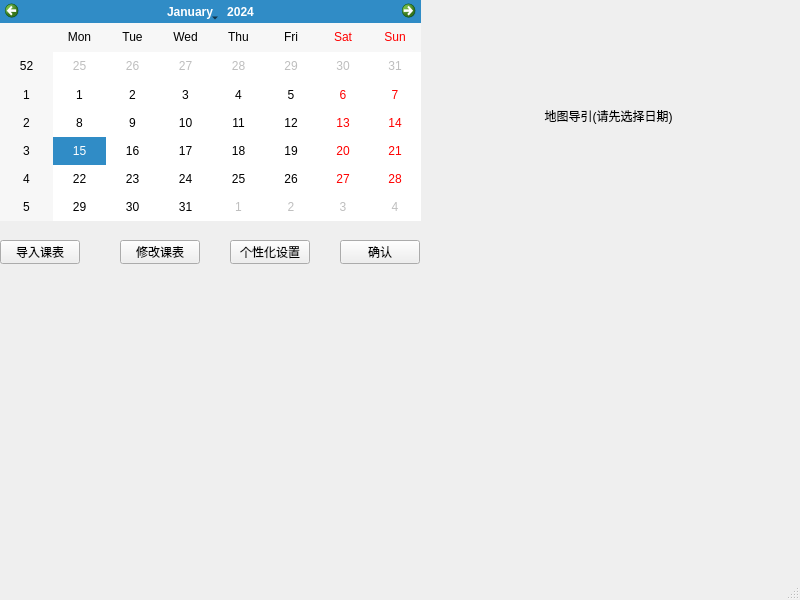
<?xml version="1.0" encoding="UTF-8"?>
<ui version="4.0">
 <class>MainWindow</class>
 <widget class="QMainWindow" name="MainWindow">
  <property name="geometry">
   <rect>
    <x>0</x>
    <y>0</y>
    <width>800</width>
    <height>600</height>
   </rect>
  </property>
  <property name="minimumSize">
   <size>
    <width>800</width>
    <height>0</height>
   </size>
  </property>
  <property name="maximumSize">
   <size>
    <width>800</width>
    <height>16777215</height>
   </size>
  </property>
  <property name="windowTitle">
   <string>主界面:内卷模式</string>
  </property>
  <widget class="QWidget" name="centralwidget">
   <widget class="QCalendarWidget" name="_calendar">
    <property name="geometry">
     <rect>
      <x>0</x>
      <y>0</y>
      <width>421</width>
      <height>221</height>
     </rect>
    </property>
    <property name="gridVisible">
     <bool>false</bool>
    </property>
    <property name="selectionMode">
     <enum>QCalendarWidget::SingleSelection</enum>
    </property>
   </widget>
   <widget class="QPushButton" name="_buttonConfirm">
    <property name="geometry">
     <rect>
      <x>340</x>
      <y>240</y>
      <width>80</width>
      <height>24</height>
     </rect>
    </property>
    <property name="text">
     <string>确认</string>
    </property>
   </widget>
   <widget class="QPushButton" name="_buttonInport">
    <property name="geometry">
     <rect>
      <x>0</x>
      <y>240</y>
      <width>80</width>
      <height>24</height>
     </rect>
    </property>
    <property name="text">
     <string>导入课表</string>
    </property>
   </widget>
   <widget class="QLabel" name="_picture">
    <property name="geometry">
     <rect>
      <x>423</x>
      <y>5</y>
      <width>371</width>
      <height>221</height>
     </rect>
    </property>
    <property name="text">
     <string>地图导引(请先选择日期)</string>
    </property>
    <property name="textFormat">
     <enum>Qt::AutoText</enum>
    </property>
    <property name="alignment">
     <set>Qt::AlignCenter</set>
    </property>
   </widget>
   <widget class="QPushButton" name="_buttonModify">
    <property name="geometry">
     <rect>
      <x>120</x>
      <y>240</y>
      <width>80</width>
      <height>24</height>
     </rect>
    </property>
    <property name="text">
     <string>修改课表</string>
    </property>
   </widget>
   <widget class="QPushButton" name="_buttonPersonalize">
    <property name="geometry">
     <rect>
      <x>230</x>
      <y>240</y>
      <width>80</width>
      <height>24</height>
     </rect>
    </property>
    <property name="text">
     <string>个性化设置</string>
    </property>
   </widget>
  </widget>
  <widget class="QMenuBar" name="menubar">
   <property name="geometry">
    <rect>
     <x>0</x>
     <y>0</y>
     <width>800</width>
     <height>21</height>
    </rect>
   </property>
  </widget>
  <widget class="QStatusBar" name="statusbar"/>
 </widget>
 <resources/>
 <connections/>
</ui>
